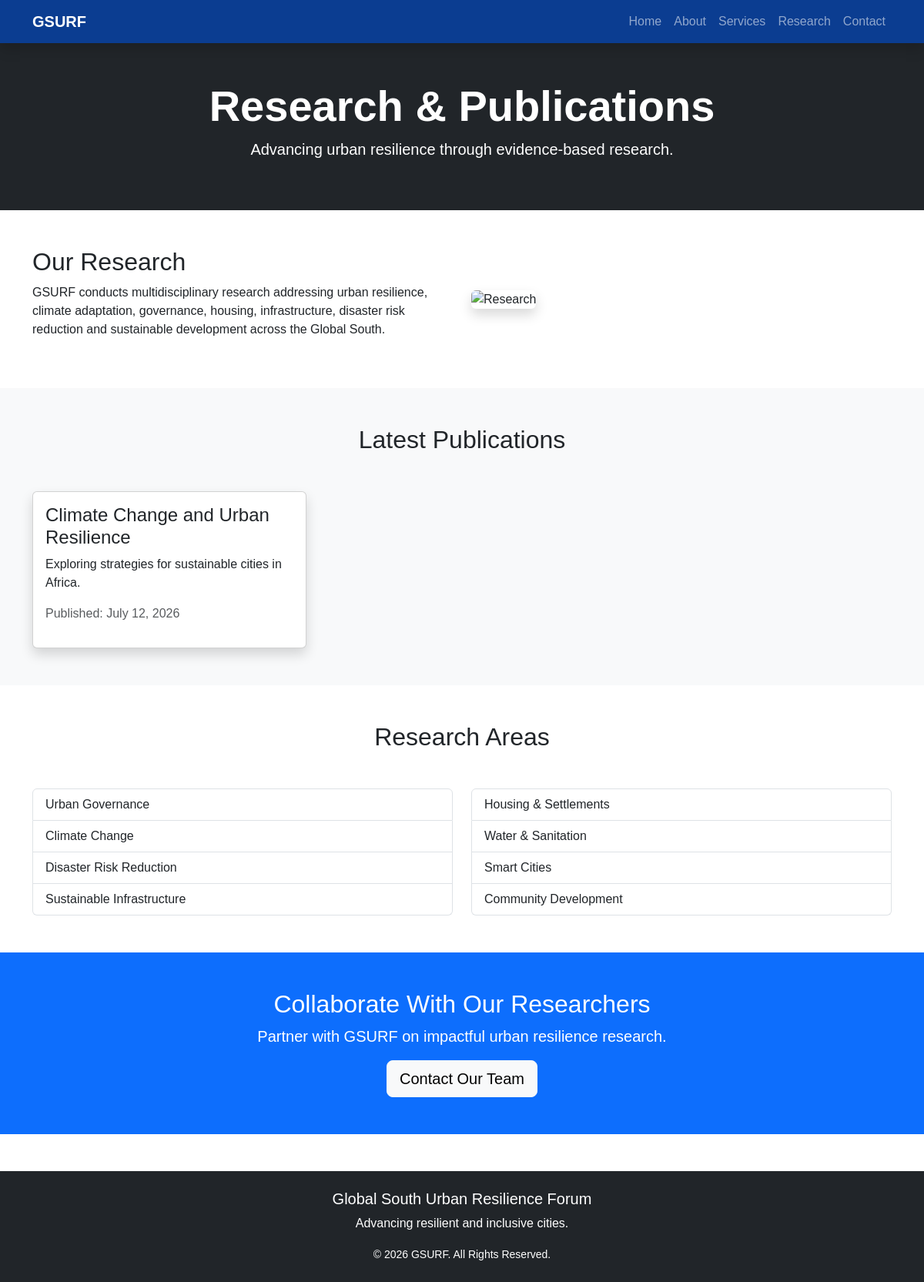
Screenshot of /research/ with the database file from the repository.
### core/models.py (models this page shows, shortened)
class Research(models.Model):
    title = models.CharField(max_length=200)
    description = models.TextField()
    publication_date = models.DateField()
    report = models.FileField(
        upload_to="research_reports/",
        blank=True,
        null=True
    )
    created_at = models.DateTimeField(
        auto_now_add=True
    )

### core/views.py (the view)
# urls.py: path("research/", views.research, name="research"),
def research(request):
    researches = Research.objects.all().order_by(
        "-publication_date"
    )
    context = {
        "researches": researches
    }
    return render(
        request,
        "research.html",
        context
    )

### templates/research.html (shortened to what this page needs)
{% extends 'base.html' %}
{% block content %}
<section class="bg-dark text-white py-5">
    <div class="container text-center">
        <h1 class="display-4 fw-bold">
            Research & Publications
        </h1>
        <p class="lead">
            Advancing urban resilience through evidence-based research.
        </p>
    </div>
</section>
<section class="container py-5">
    <div class="row align-items-center">
        <div class="col-lg-6">
            <h2>Our Research</h2>
            <p>
                GSURF conducts multidisciplinary research addressing urban
                resilience, climate adaptation, governance, housing,
                infrastructure, disaster risk reduction and sustainable
                development across the Global South.
            </p>
        </div>
        <div class="col-lg-6">
            <img
                src="https://images.unsplash.com/photo-1454165804606-c3d57bc86b40?w=900"
                class="img-fluid rounded shadow"
                alt="Research">
        </div>
    </div>
</section>
<section class="bg-light py-5">
<div class="container">
<h2 class="text-center mb-5">
Latest Publications
</h2>
<div class="row g-4">
{% for research in researches %}
<div class="col-md-4">
<div class="card shadow h-100">
<div class="card-body">
<h4>
{{ research.title }}
</h4>
<p>
{{ research.description }}
</p>
<p class="text-muted">
Published:
{{ research.publication_date }}
</p>
</div>
</div>
</div>
{% empty %}
<div class="text-center">
<h4>
No research publications available yet.
</h4>
</div>
{% endfor %}
</div>
</div>
</section>
<section class="container py-5">
    <div class="text-center mb-5">
        <h2>
            Research Areas
        </h2>
    </div>
    <div class="row">
        <div class="col-md-6">
            <ul class="list-group">
                <li class="list-group-item">
                    Urban Governance
                </li>
                <li class="list-group-item">
                    Climate Change
                </li>
                <li class="list-group-item">
                    Disaster Risk Reduction
                </li>
                <li class="list-group-item">
                    Sustainable Infrastructure
                </li>
            </ul>
        </div>
        <div class="col-md-6">
            <ul class="list-group">
                <li class="list-group-item">
                    Housing & Settlements
                </li>
                <li class="list-group-item">
                    Water & Sanitation
                </li>
                <li class="list-group-item">
                    Smart Cities
                </li>
                <li class="list-group-item">
                    Community Development
                </li>
            </ul>
        </div>
    </div>
</section>
<section class="bg-primary text-white py-5">
    <div class="container text-center">
        <h2>
            Collaborate With Our Researchers
        </h2>
        <p class="lead">
            Partner with GSURF on impactful urban resilience research.
        </p>
        <a href="/contact/" class="btn btn-light btn-lg">
            Contact Our Team
        </a>
    </div>
</section>
{% endblock %}

### static/css/style.css (style rules this page uses)
body { font-family: Arial, sans-serif; }

### rows the page displays
Research: title "Climate Change and Urban Resilience", description "Exploring strategies for sustainable cities in Africa.", publication_date "July 12, 2026"
